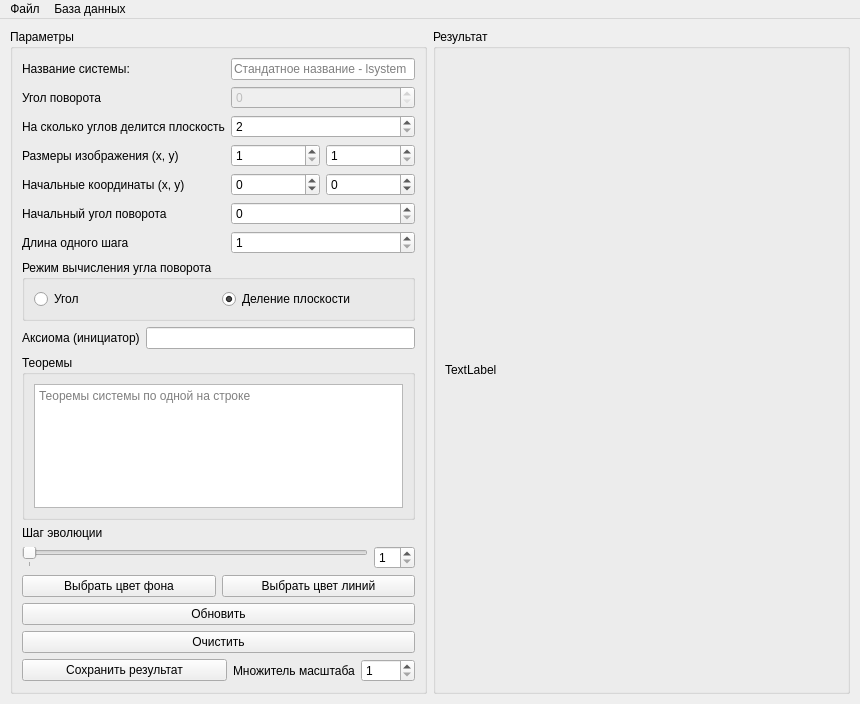
<?xml version="1.0" encoding="UTF-8"?>
<ui version="4.0">
 <class>MainWindow</class>
 <widget class="QMainWindow" name="MainWindow">
  <property name="geometry">
   <rect>
    <x>0</x>
    <y>0</y>
    <width>860</width>
    <height>704</height>
   </rect>
  </property>
  <property name="windowTitle">
   <string>lsystem drawer</string>
  </property>
  <widget class="QWidget" name="centralwidget">
   <layout class="QHBoxLayout" name="horizontalLayout_4">
    <property name="leftMargin">
     <number>10</number>
    </property>
    <property name="topMargin">
     <number>10</number>
    </property>
    <property name="rightMargin">
     <number>10</number>
    </property>
    <property name="bottomMargin">
     <number>10</number>
    </property>
    <item>
     <widget class="QGroupBox" name="groupBox">
      <property name="title">
       <string>Параметры</string>
      </property>
      <layout class="QVBoxLayout" name="verticalLayout_2">
       <item>
        <layout class="QGridLayout" name="gridLayout_3">
         <item row="1" column="0">
          <widget class="QLabel" name="label_3">
           <property name="text">
            <string>Угол поворота</string>
           </property>
          </widget>
         </item>
         <item row="4" column="0">
          <widget class="QLabel" name="label_9">
           <property name="text">
            <string>Начальные координаты (x, y)</string>
           </property>
          </widget>
         </item>
         <item row="3" column="1">
          <layout class="QHBoxLayout" name="horizontalLayout_6">
           <item>
            <widget class="QSpinBox" name="spinBox_size_x">
             <property name="minimum">
              <number>1</number>
             </property>
             <property name="maximum">
              <number>1000</number>
             </property>
            </widget>
           </item>
           <item>
            <widget class="QSpinBox" name="spinBox_size_y">
             <property name="minimum">
              <number>1</number>
             </property>
             <property name="maximum">
              <number>1000</number>
             </property>
            </widget>
           </item>
          </layout>
         </item>
         <item row="5" column="1">
          <widget class="QSpinBox" name="spinBox_start_angle">
           <property name="maximum">
            <number>360</number>
           </property>
          </widget>
         </item>
         <item row="1" column="1">
          <widget class="QSpinBox" name="spinBox_angle">
           <property name="enabled">
            <bool>false</bool>
           </property>
           <property name="maximum">
            <number>360</number>
           </property>
          </widget>
         </item>
         <item row="2" column="0">
          <widget class="QLabel" name="label_4">
           <property name="text">
            <string>На сколько углов делится плоскость</string>
           </property>
          </widget>
         </item>
         <item row="4" column="1">
          <layout class="QHBoxLayout" name="horizontalLayout_7">
           <item>
            <widget class="QSpinBox" name="spinBox_start_x">
             <property name="minimum">
              <number>-500</number>
             </property>
             <property name="maximum">
              <number>500</number>
             </property>
            </widget>
           </item>
           <item>
            <widget class="QSpinBox" name="spinBox_start_y">
             <property name="minimum">
              <number>-500</number>
             </property>
             <property name="maximum">
              <number>500</number>
             </property>
            </widget>
           </item>
          </layout>
         </item>
         <item row="0" column="0">
          <widget class="QLabel" name="label_2">
           <property name="text">
            <string>Название системы:</string>
           </property>
          </widget>
         </item>
         <item row="3" column="0">
          <widget class="QLabel" name="label_8">
           <property name="text">
            <string>Размеры изображения (x, y)</string>
           </property>
          </widget>
         </item>
         <item row="0" column="1">
          <widget class="QLineEdit" name="lineEdit_name">
           <property name="placeholderText">
            <string>Стандатное название - lsystem</string>
           </property>
          </widget>
         </item>
         <item row="2" column="1">
          <widget class="QSpinBox" name="spinBox_plane_div">
           <property name="minimum">
            <number>2</number>
           </property>
           <property name="maximum">
            <number>360</number>
           </property>
          </widget>
         </item>
         <item row="5" column="0">
          <widget class="QLabel" name="label">
           <property name="text">
            <string>Начальный угол поворота</string>
           </property>
          </widget>
         </item>
         <item row="6" column="0">
          <widget class="QLabel" name="label_10">
           <property name="text">
            <string>Длина одного шага</string>
           </property>
          </widget>
         </item>
         <item row="6" column="1">
          <widget class="QSpinBox" name="spinBox_step_length">
           <property name="minimum">
            <number>1</number>
           </property>
           <property name="maximum">
            <number>500</number>
           </property>
          </widget>
         </item>
        </layout>
       </item>
       <item>
        <widget class="QGroupBox" name="groupBox_3">
         <property name="title">
          <string>Режим вычисления угла поворота</string>
         </property>
         <layout class="QHBoxLayout" name="horizontalLayout">
          <item>
           <widget class="QRadioButton" name="radioButton_angle_mode">
            <property name="text">
             <string>Угол</string>
            </property>
            <attribute name="buttonGroup">
             <string notr="true">buttonGroup_rotation_mode</string>
            </attribute>
           </widget>
          </item>
          <item>
           <widget class="QRadioButton" name="radioButton_div_mode">
            <property name="text">
             <string>Деление плоскости</string>
            </property>
            <property name="checked">
             <bool>true</bool>
            </property>
            <attribute name="buttonGroup">
             <string notr="true">buttonGroup_rotation_mode</string>
            </attribute>
           </widget>
          </item>
         </layout>
        </widget>
       </item>
       <item>
        <layout class="QHBoxLayout" name="horizontalLayout_2">
         <item>
          <widget class="QLabel" name="label_6">
           <property name="text">
            <string>Аксиома (инициатор)</string>
           </property>
          </widget>
         </item>
         <item>
          <widget class="QLineEdit" name="lineEdit_initiator"/>
         </item>
        </layout>
       </item>
       <item>
        <widget class="QGroupBox" name="groupBox_5">
         <property name="title">
          <string>Теоремы</string>
         </property>
         <layout class="QGridLayout" name="gridLayout_2">
          <item row="0" column="0">
           <widget class="QPlainTextEdit" name="plainTextEdit_rules">
            <property name="sizePolicy">
             <sizepolicy hsizetype="Preferred" vsizetype="Preferred">
              <horstretch>1</horstretch>
              <verstretch>0</verstretch>
             </sizepolicy>
            </property>
            <property name="placeholderText">
             <string>Теоремы системы по одной на строке</string>
            </property>
           </widget>
          </item>
         </layout>
        </widget>
       </item>
       <item>
        <layout class="QVBoxLayout" name="verticalLayout">
         <item>
          <widget class="QLabel" name="label_5">
           <property name="text">
            <string>Шаг эволюции</string>
           </property>
          </widget>
         </item>
         <item>
          <layout class="QHBoxLayout" name="horizontalLayout_3">
           <item>
            <widget class="QSlider" name="horizontalSlider_step">
             <property name="minimum">
              <number>1</number>
             </property>
             <property name="maximum">
              <number>50</number>
             </property>
             <property name="pageStep">
              <number>1</number>
             </property>
             <property name="sliderPosition">
              <number>1</number>
             </property>
             <property name="orientation">
              <enum>Qt::Horizontal</enum>
             </property>
             <property name="invertedAppearance">
              <bool>false</bool>
             </property>
             <property name="invertedControls">
              <bool>false</bool>
             </property>
             <property name="tickPosition">
              <enum>QSlider::TicksBelow</enum>
             </property>
             <property name="tickInterval">
              <number>100</number>
             </property>
            </widget>
           </item>
           <item>
            <widget class="QSpinBox" name="spinBox_step">
             <property name="minimum">
              <number>1</number>
             </property>
             <property name="maximum">
              <number>50</number>
             </property>
            </widget>
           </item>
          </layout>
         </item>
        </layout>
       </item>
       <item>
        <layout class="QHBoxLayout" name="horizontalLayout_8">
         <item>
          <widget class="QPushButton" name="pushButton_ch_bg_color">
           <property name="text">
            <string>Выбрать цвет фона</string>
           </property>
          </widget>
         </item>
         <item>
          <widget class="QPushButton" name="pushButton_ch_line_color">
           <property name="text">
            <string>Выбрать цвет линий</string>
           </property>
          </widget>
         </item>
        </layout>
       </item>
       <item>
        <widget class="QPushButton" name="pushButton_update">
         <property name="text">
          <string>Обновить</string>
         </property>
        </widget>
       </item>
       <item>
        <widget class="QPushButton" name="pushButton_clear">
         <property name="text">
          <string>Очистить</string>
         </property>
        </widget>
       </item>
       <item>
        <layout class="QHBoxLayout" name="horizontalLayout_5">
         <item>
          <widget class="QPushButton" name="pushButton_save_image">
           <property name="sizePolicy">
            <sizepolicy hsizetype="Minimum" vsizetype="Fixed">
             <horstretch>1</horstretch>
             <verstretch>0</verstretch>
            </sizepolicy>
           </property>
           <property name="text">
            <string>Сохранить результат</string>
           </property>
          </widget>
         </item>
         <item>
          <widget class="QLabel" name="label_7">
           <property name="text">
            <string>Множитель масштаба</string>
           </property>
          </widget>
         </item>
         <item>
          <widget class="QSpinBox" name="spinBox_scale">
           <property name="minimum">
            <number>1</number>
           </property>
           <property name="maximum">
            <number>1000</number>
           </property>
          </widget>
         </item>
        </layout>
       </item>
      </layout>
     </widget>
    </item>
    <item>
     <widget class="QGroupBox" name="groupBox_2">
      <property name="title">
       <string>Результат</string>
      </property>
      <layout class="QGridLayout" name="gridLayout">
       <item row="0" column="1">
        <widget class="QLabel" name="label_result">
         <property name="sizePolicy">
          <sizepolicy hsizetype="Preferred" vsizetype="Preferred">
           <horstretch>2</horstretch>
           <verstretch>0</verstretch>
          </sizepolicy>
         </property>
         <property name="text">
          <string>TextLabel</string>
         </property>
        </widget>
       </item>
      </layout>
     </widget>
    </item>
   </layout>
  </widget>
  <widget class="QMenuBar" name="menubar">
   <property name="geometry">
    <rect>
     <x>0</x>
     <y>0</y>
     <width>860</width>
     <height>21</height>
    </rect>
   </property>
   <widget class="QMenu" name="menu">
    <property name="title">
     <string>Файл</string>
    </property>
    <addaction name="action_new"/>
    <addaction name="separator"/>
    <addaction name="action_open"/>
    <addaction name="separator"/>
    <addaction name="action_save"/>
    <addaction name="action_saveas"/>
    <addaction name="separator"/>
    <addaction name="action_exit"/>
   </widget>
   <widget class="QMenu" name="menu_2">
    <property name="title">
     <string>База данных</string>
    </property>
    <addaction name="action_open_db_manager"/>
    <addaction name="action_save_to_db_2"/>
   </widget>
   <addaction name="menu"/>
   <addaction name="menu_2"/>
  </widget>
  <action name="action_new">
   <property name="text">
    <string>Новая система</string>
   </property>
  </action>
  <action name="action_open">
   <property name="text">
    <string>Загрузить из файла...</string>
   </property>
  </action>
  <action name="action_save">
   <property name="text">
    <string>Сохранить</string>
   </property>
  </action>
  <action name="action_saveas">
   <property name="text">
    <string>Сохранить как...</string>
   </property>
  </action>
  <action name="action_exit">
   <property name="text">
    <string>Выход</string>
   </property>
  </action>
  <action name="action_open_db_manager">
   <property name="text">
    <string>Операция с БД...</string>
   </property>
  </action>
  <action name="action_save_to_db">
   <property name="text">
    <string>Сохранить в базу</string>
   </property>
  </action>
  <action name="action_save_to_db_2">
   <property name="text">
    <string>Сохранить в БД</string>
   </property>
  </action>
 </widget>
 <resources/>
 <connections/>
 <buttongroups>
  <buttongroup name="buttonGroup_rotation_mode"/>
 </buttongroups>
</ui>
